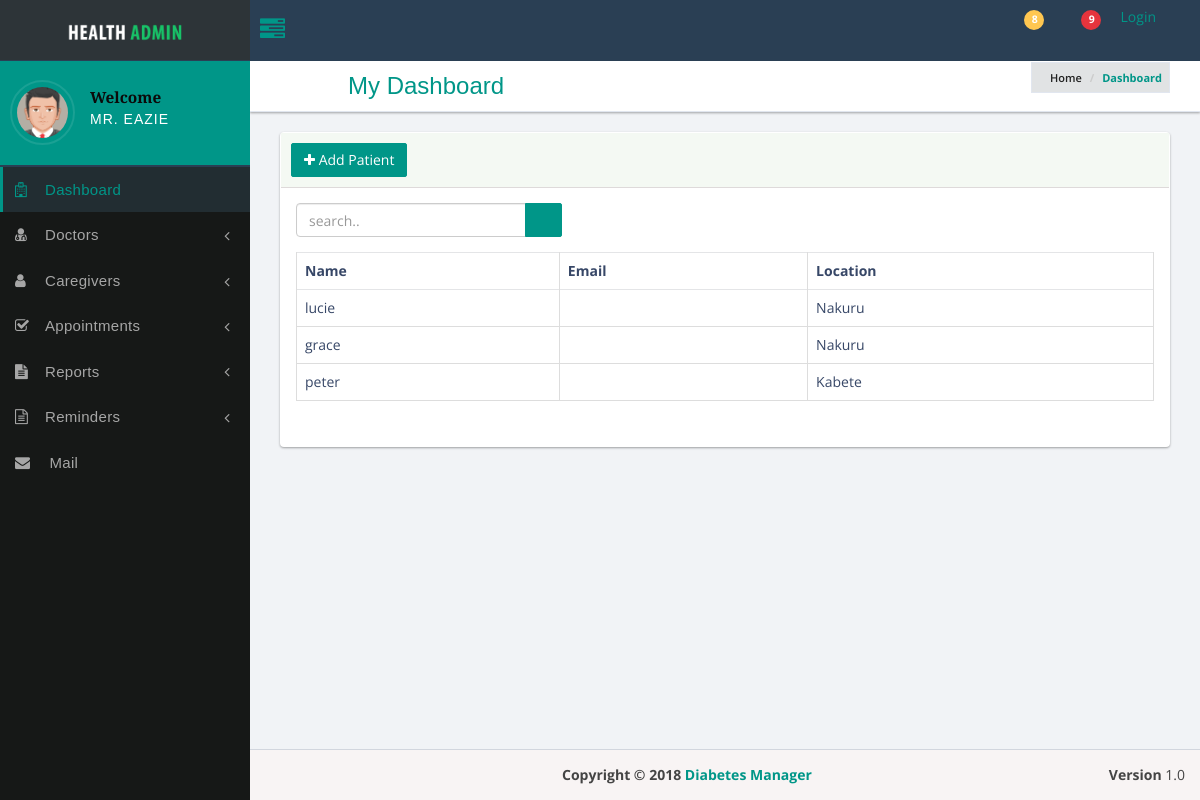
The app's page /patientlist with its own data.
### diabetes/models.py (models this page shows, shortened)
class Profile(models.Model):
	user = models.OneToOneField(User, on_delete=models.CASCADE, related_name="patient_name")
	dateOfBirth = models.DateTimeField()
	height = models.IntegerField()
	weight = models.IntegerField()
	location = models.CharField(max_length = 200)
	caregiver = models.ForeignKey(Caregiver,blank = True, null=True, related_name='patients', on_delete=models.CASCADE)
	MALE = "MALE"
	FEMALE = "FEMALE"
	SEX_CHOICES = (
	    (MALE, "Male"),
	    (FEMALE, "Female"),
	)
	sex= models.CharField(choices=SEX_CHOICES,
					max_length = 10)

### diabetes/views.py (the view)
# urls.py: url(r'^patientlist', views.patient_list, name = 'patient_list'),
def patient_list(request):
        patients =	Profile.objects.all
        return render(request, 'diabetes/patients.html', {'patients' : patients})

### diabetes/templates/diabetes/patients.html
{% extends 'diabetes/base.html' %}
{% block content %}
<div class="row">
    <div class="col-sm-12">
        <div class="panel panel-bd lobidrag">
            <div class="panel-heading">
                <div class="btn-group">
                    <a class="btn btn-success" href="app-list.html#"> <i class="fa fa-plus"></i>  Add Patient</a>
                </div>
            </div>
            <div class="panel-body">
                <div class="row">
                    <div class="panel-header">
                        <div class="col-sm-4">
                        <div class="dataTables_length" id="example_length">
                            <div class="input-group custom-search-form">
                                <input type="search" class="form-control" placeholder="search..">
                                <span class="input-group-btn">
                                    <button class="btn btn-primary" type="button">
                                        <span class="glyphicon glyphicon-search"></span>
                                    </button>
                                </span>
                            </div>
                        </div>
                    </div>
                </div>
            </div>
            <div class="table-responsive">
                <table class="table table-bordered table-hover">
                    <thead>
                        <tr>
                            <th>Name</th>
                            <th>Email</th>
                            <th>Location</th>
                        </tr>
                    </thead>
                    <tbody>
                        {% for patient in patients %}
                            <tr>
                            <td>{{patient.user}}</td>
                            <td>{{patient.email}}</td>
                            <td>{{patient.location}}</td>
                        </tr>
                        {% endfor %}
                    </tbody>
                </table>
            </div>
        </div>
    </div>
</div>
</div>
{% endblock %}

### records on screen
Profile: user "lucie", location "Nakuru"
Profile: user "grace", location "Nakuru"
Profile: user "peter", location "Kabete"
